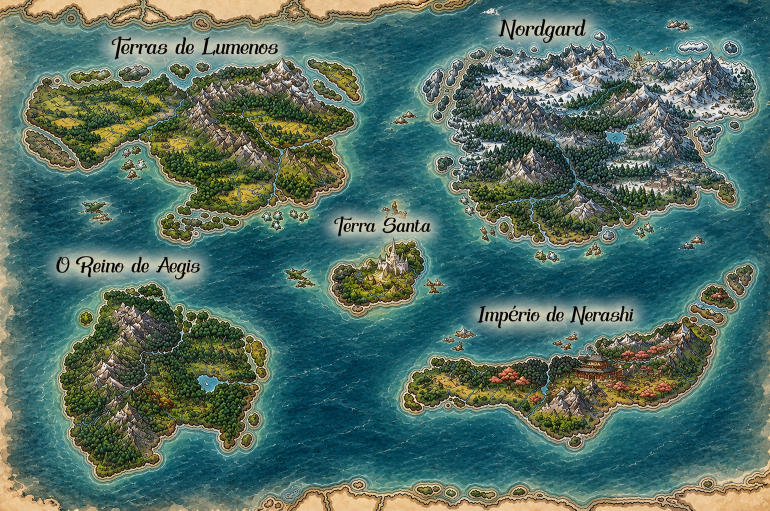
#> input picture mapa/mapa_original.png, 1540 x 1021 px (shown at 1/2 size)
$ python validate.py ../mapa_original.png
#> lines starting #> are read from the running program, lines starting #| are printed output that depends on the picture; after the words box and inside, x2 and y2 are one past the last pixel; in counts of white or black regions, pixels touching at a corner belong together
### mapa/scripts/ocean.py
import numpy as np, cv2
def ocean_mask(im):
    hsv=cv2.cvtColor(im,cv2.COLOR_BGR2HSV); H,S,V=[hsv[...,i].astype(int) for i in range(3)]
    oc=((H>=80)&(H<=112)&(S>45)).astype(np.uint8)
    oc=cv2.morphologyEx(oc,cv2.MORPH_CLOSE,np.ones((5,5),np.uint8))
    oc=cv2.morphologyEx(oc,cv2.MORPH_OPEN,np.ones((5,5),np.uint8))
    return oc
# [80 lines left out: functions lowpass_masked, transplant, tone_field, not called in this run]

### mapa/scripts/validate.py
import sys; sys.path.insert(0,'scripts')
import numpy as np, cv2
from ocean import ocean_mask
ARTS=[(150,392,236,455),(512,408,618,468),(240,286,300,364),(560,528,636,584),(760,396,822,444),
      (842,550,898,592),(880,650,960,705),(1100,660,1162,704),(970,12,1006,34),(1326,36,1386,68),
      (1214,68,1244,88),(1250,88,1268,104),(1312,90,1340,108),(1420,88,1440,102),(100,145,130,175),(1056,88,1080,110)]
LABELS=[(218,68,562,118),(993,32,1178,80),(663,426,866,472),(108,506,404,558),(952,606,1272,654)]
def base(im,inner):
    H,W=im.shape[:2]
    hsv=cv2.cvtColor(im,cv2.COLOR_BGR2HSV); Hh,S,V=[hsv[...,i].astype(int) for i in range(3)]
    oc=ocean_mask(im); roi=np.zeros((H,W),np.uint8); roi[inner:H-inner,inner:W-inner]=1
    nonoc=cv2.morphologyEx((1-oc).astype(np.uint8),cv2.MORPH_OPEN,np.ones((3,3),np.uint8))&roi
    return hsv,Hh,S,V,oc,roi,nonoc
def analyze(path,inner=28,ref=None):
#> called with path = '../mapa_original.png', inner = 28, ref = 'orig.png'
    im=cv2.imread(path); H,W=im.shape[:2]
#> in analyze, im is the input picture: shape (1021, 1540, 3); mean B, G, R 99.5, 109.4, 80.8
#> after `H, W = im.shape[:2]`: H = 1021; W = 1540
    hsv,Hh,S,V,oc,roi,nonoc=base(im,inner)
#> in base, `hsv = cv2.cvtColor(im, cv2.COLOR_BGR2HSV)`: hsv: shape (1021, 1540, 3); mean H, S, V 68.5, 119.9, 116.8
#> in base, `Hh, S, V = [hsv[..., i].astype(int) for i in range(3)]`:
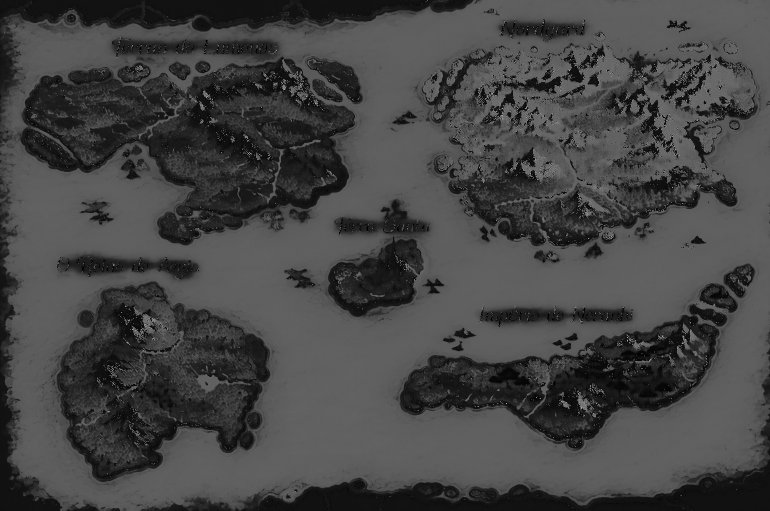
#> Hh: shape (1021, 1540) int64 (shown at 1/2 size); min 0, max 179, mean 68.5
#> in base, `Hh, S, V = [hsv[..., i].astype(int) for i in range(3)]`:
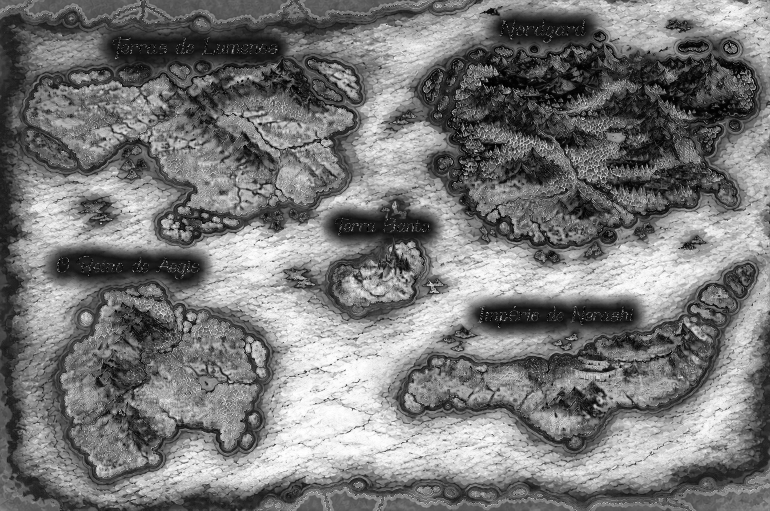
#> S: shape (1021, 1540) int64 (shown at 1/2 size); min 0, max 255, mean 119.9
#> in base, `Hh, S, V = [hsv[..., i].astype(int) for i in range(3)]`:
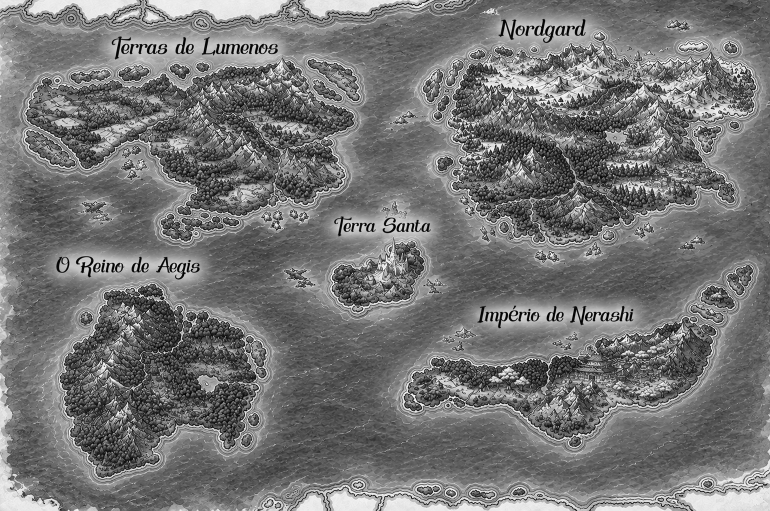
#> V: shape (1021, 1540) int64 (shown at 1/2 size); min 0, max 255, mean 116.8
#> in ocean_mask, `oc=((H>=80)&(H<=112)&(S>45)).astype(np.uint8)`:
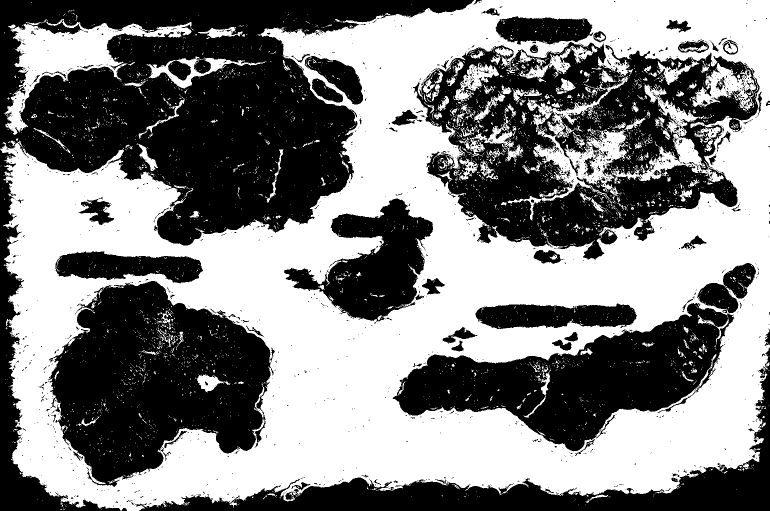
#> oc: shape (1021, 1540) (shown at 1/2 size); values 0 (black) and 1 (white), 51.2% white; 1752 black regions (1633 under 20 px), largest, box (x1, y1, x2, y2) and area: (0, 0, 948, 491) 231537, (826, 84, 1519, 520) 143529, (97, 562, 550, 974) 117215
#> in ocean_mask, `oc=cv2.morphologyEx(oc,cv2.MORPH_CLOSE,np.ones((5,5),np.uint8))`: oc: shape (1021, 1540); values 0 (black) and 1 (white), 55.3% white; 188 black regions, largest, box (x1, y1, x2, y2) and area: (0, 0, 946, 491) 223325, (102, 562, 541, 970) 111819, (790, 607, 1455, 902) 83546
#> in ocean_mask, `oc=cv2.morphologyEx(oc,cv2.MORPH_OPEN,np.ones((5,5),np.uint8))`: oc: shape (1021, 1540); values 0 (black) and 1 (white), 53.9% white; 67 black regions, largest, box (x1, y1, x2, y2) and area: (0, 0, 946, 1021) 258412, (102, 562, 541, 972) 115831, (852, 92, 1516, 518) 114077
#> in base, `nonoc=cv2.morphologyEx((1-oc).astype(np.uint8),cv2.MORPH_OPEN,np.ones(..`:
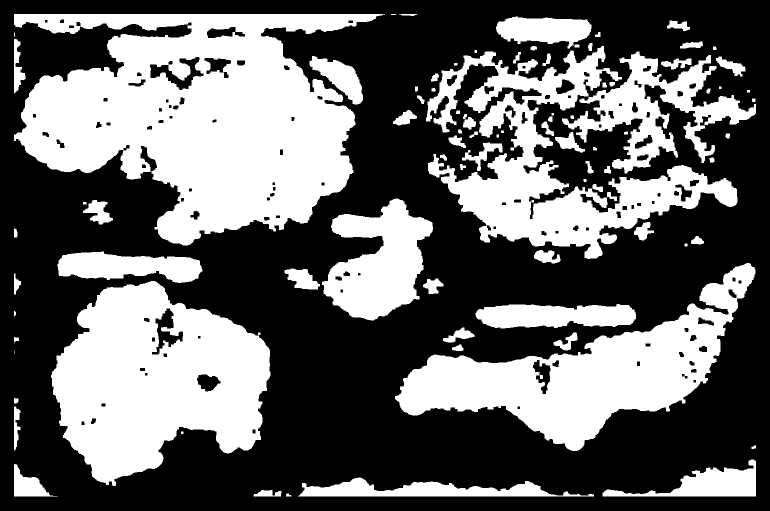
#> nonoc: shape (1021, 1540) (shown at 1/2 size); values 0 (black) and 1 (white), 40.3% white; 91 white regions (2 under 20 px), largest, box (x1, y1, x2, y2) and area: (28, 28, 770, 491) 200544, (102, 562, 541, 972) 115804, (790, 526, 1511, 902) 92016
#> roi: shape (1021, 1540); values 0 (black) and 1 (white), 91.1% white; 1 black region, box (x1, y1, x2, y2) and area: (0, 0, 1540, 1021) 140280
    green=((Hh>30)&(Hh<85)&(S>90)&(V<190)).astype(np.uint8)
#> green: shape (1021, 1540); values 0 (black) and 1 (white), 11.6% white; 6104 white regions (5676 under 20 px), largest, box (x1, y1, x2, y2) and area: (291, 622, 513, 888) 23759, (300, 202, 547, 426) 17459, (65, 160, 322, 331) 13530
    gz=cv2.dilate(cv2.morphologyEx(green,cv2.MORPH_CLOSE,np.ones((9,9),np.uint8)),np.ones((41,41),np.uint8))
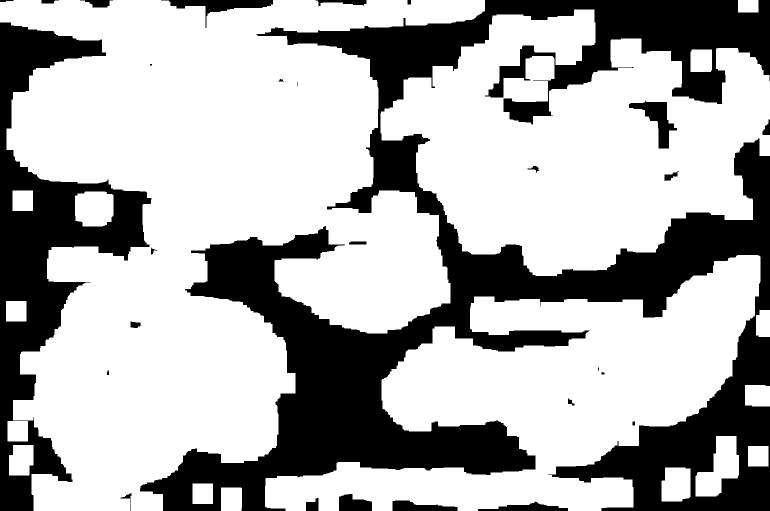
#> gz: shape (1021, 1540) (shown at 1/2 size); values 0 (black) and 1 (white), 68.9% white; 28 black regions (3 under 20 px), largest, box (x1, y1, x2, y2) and area: (280, 0, 1540, 1021) 381986, (0, 45, 303, 1021) 91980, (322, 0, 546, 56) 3478
    rep={}
    parch=((Hh>=5)&(Hh<=32)&(S>=25)&(S<=170)&(V>=150)).astype(np.uint8)&roi&(1-gz)
#> parch: shape (1021, 1540); values 0 (black) and 1 (white), 0.33% white; 248 white regions (211 under 20 px), largest, box (x1, y1, x2, y2) and area: (1443, 944, 1512, 985) 889, (1433, 978, 1512, 993) 856, (1443, 937, 1512, 972) 581
    parch=cv2.morphologyEx(parch,cv2.MORPH_OPEN,np.ones((3,3),np.uint8))
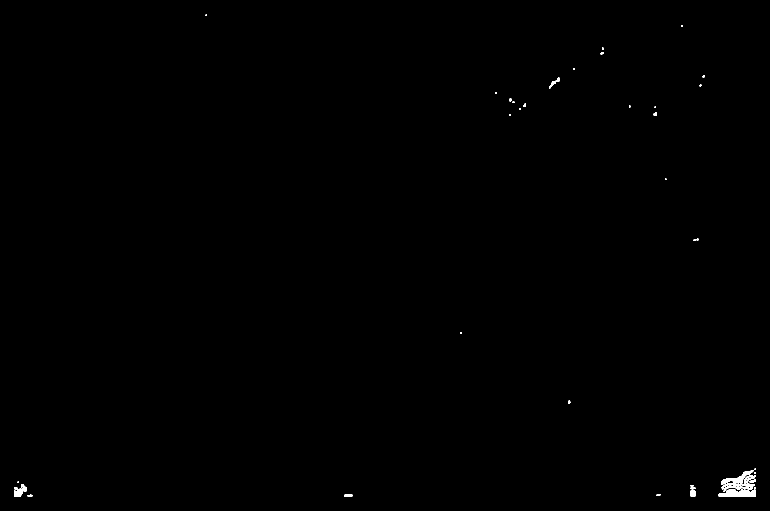
#> parch: shape (1021, 1540) (shown at 1/2 size); values 0 (black) and 1 (white), 0.22% white; 39 white regions (21 under 20 px), largest, box (x1, y1, x2, y2) and area: (1437, 978, 1512, 993) 844, (1443, 950, 1512, 984) 731, (1443, 940, 1507, 970) 553
    rep['V1 pergaminho fora da moldura (px)']=int(parch.sum())
    rem=[b for b in ARTS if nonoc[b[1]:b[3],b[0]:b[2]].sum()>15]
#> rem = 12 items, first 6: (150, 392, 236, 455), (512, 408, 618, 468), (240, 286, 300, 364), (560, 528, 636, 584), (760, 396, 822, 444), (842, 550, 898, 592)
    rep['V2a artefatos conhecidos restantes']=rem
    if ref is not None:
        r=cv2.imread(ref); *_,ocr,roir,nonr=base(r,inner)
        n,lab,st,cen=cv2.connectedComponentsWithStats(nonoc)
        refz=cv2.dilate(nonr,np.ones((9,9),np.uint8))
        new=[(int(cen[i][0]),int(cen[i][1]),int(st[i][4])) for i in range(1,n) if st[i][4]>20 and refz[lab==i].mean()<0.5]
        rep['V2b objetos novos introduzidos']=new
    # text: dark ink pixels inside old label boxes
    f=im.astype(int); mx=f.max(2); mn=f.min(2); dark=((mx<70)&(mx-mn<30))
    rep['V3a tinta nos rotulos antigos (px)']=[int(dark[y0:y1,x0:x1].sum()) for (x0,y0,x1,y1) in LABELS]
    # halo: brightness anomaly in open ocean (>35px from any non-ocean)
    L=cv2.cvtColor(im,cv2.COLOR_BGR2LAB)[...,0].astype(np.float32)
    dist=cv2.distanceTransform(oc&roi,cv2.DIST_L2,5)
    v=(dist>30).astype(np.float32)
    def lp(s): return cv2.GaussianBlur(L*v,(0,0),s)/(cv2.GaussianBlur(v,(0,0),s)+1e-6)
    an=(lp(10)-lp(70))*(cv2.GaussianBlur(v,(0,0),10)>0.6)
    hal=cv2.morphologyEx((an>12).astype(np.uint8),cv2.MORPH_OPEN,np.ones((9,9),np.uint8))
    n2,l2,s2,c2=cv2.connectedComponentsWithStats(hal)
    rep['V3b manchas claras (halo) em mar aberto']=[(int(c2[i][0]),int(c2[i][1]),int(s2[i][4])) for i in range(1,n2) if s2[i][4]>300]
    # texture energy consistency in open ocean
    hp=L-cv2.GaussianBlur(L,(0,0),3); vv=(dist>8).astype(np.float32)
    e=cv2.GaussianBlur(hp*hp*vv,(0,0),12)/(cv2.GaussianBlur(vv,(0,0),12)+1e-6); ok=cv2.GaussianBlur(vv,(0,0),12)>0.7
    ratio=e/np.median(e[ok])
    low=cv2.morphologyEx(((ratio<0.4)&ok).astype(np.uint8),cv2.MORPH_OPEN,np.ones((15,15),np.uint8))
    hi=cv2.morphologyEx(((ratio>2.8)&ok).astype(np.uint8),cv2.MORPH_OPEN,np.ones((15,15),np.uint8))
    def blobs(m,t=500):
        n,l,s,c=cv2.connectedComponentsWithStats(m); return [(int(c[i][0]),int(c[i][1]),int(s[i][4])) for i in range(1,n) if s[i][4]>t]
    rep['V4 manchas borradas/ruidosas no mar']=blobs(low)+blobs(hi)
    # straight axis-aligned seams in open ocean tone
    l=cv2.GaussianBlur(L,(0,0),3)
    ed=(cv2.Canny(np.clip(l,0,255).astype(np.uint8),6,14)>0)&(dist>6)
    ed=ed.astype(np.uint8)
    hl=cv2.morphologyEx(ed,cv2.MORPH_OPEN,np.ones((1,45),np.uint8)); vl=cv2.morphologyEx(ed,cv2.MORPH_OPEN,np.ones((45,1),np.uint8))
    rep['V5 emendas retas (px)']=int(hl.sum()+vl.sum())
    ys,xs=np.nonzero(hl|vl); rep['V5 locais']=sorted(set((int(x)//40*40,int(y)//40*40) for x,y in zip(xs,ys)))[:20]
    return rep
if __name__=='__main__':
    ref=None
    for p in sys.argv[1:]:
#> (the run stopped early here; a loop or call above may not have finished)
